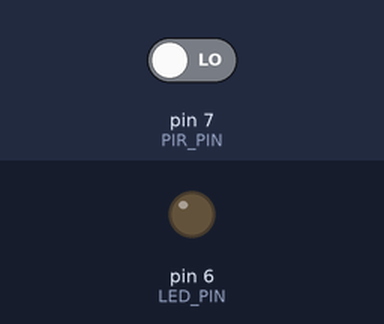
This sketch was run on a simulated Arduino Uno, built with avr-gcc and run on an emulated ATmega328P. On the bench: output pins drawn as LEDs (lit = HIGH). Inputs (shaded band) come from the test bench; at power-on: pin 7 (PIR_PIN) LOW.

Above: at 1.2 s.
1.3 s: pin 7 (PIR_PIN) driven HIGH
At 2.2 s:
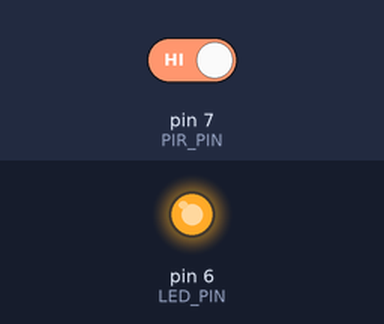
Timing chart, 0 to 4.3 s (numbered marks = the images above; inputs shaded):
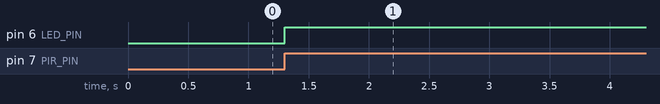

Measured:
- after the input at 1.3 s, pin 6 (LED_PIN): LOW → HIGH at once

The sketch:

semiProject_12.ino
```cpp
#define PIR_PIN 7 //7번 핀으로 동작 감지 신호 처리
#define LED_PIN 6 //6번 핀으로 LED 제어

void setup() {
  // put your setup code here, to run once:
  pinMode(PIR_PIN, INPUT); //7번 핀을 입력으로 설정
  pinMode(LED_PIN, OUTPUT); //6번 핀을 출력으로 설정
}

void loop() {
  // put your main code here, to run repeatedly:
  int value = digitalRead(PIR_PIN); //동작 감지 신호를 value 변수에 저장
  if(value == HIGH) //동작을 감지했을 경우
  {
    digitalWrite(LED_PIN, HIGH); //LED 점등
    delay(9000); //9초 동안 지연
  }
  else
  {
    digitalWrite(LED_PIN, LOW); //LED 소등
  }
}
```
